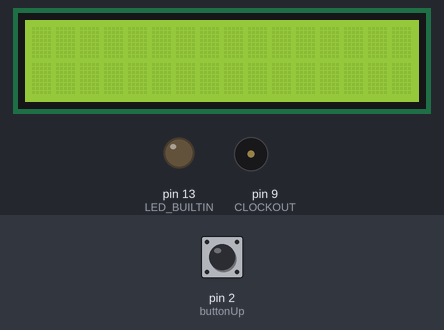
Bench run of a sketch on a simulated Arduino Uno, built with avr-gcc and run on an emulated ATmega328P. Parts: 16×2 character LCD, output pins drawn as LEDs (lit = HIGH), buzzer (waves = sounding). Inputs (shaded band) come from the test bench; at power-on: pin 2 (buttonUp) HIGH. Pins used as bus, display or sensor lines are not drawn; what the sketch prints to the serial monitor is not drawn.

Above: at 1.2 s.
1.3 s: pin 2 (buttonUp) pulled LOW for 0.15 s
At 1.42 s:
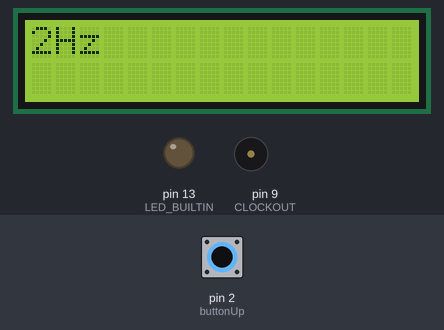
2.0 s: pin 2 (buttonUp) pulled LOW for 1 s
At 3.0 s:
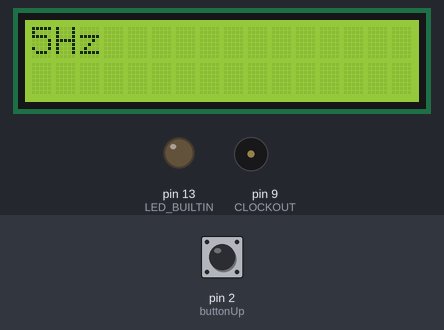
3.6 s: pin 2 (buttonUp) pulled LOW for 0.15 s
At 4.0 s:
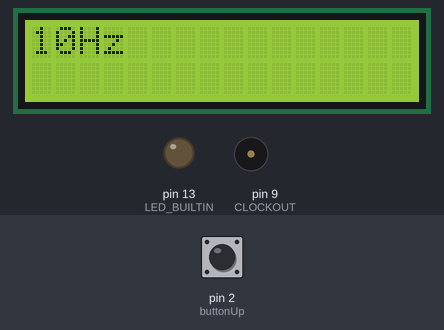
4.3 s: pin 2 (buttonUp) pulled LOW for 1 s
At 4.46 s:
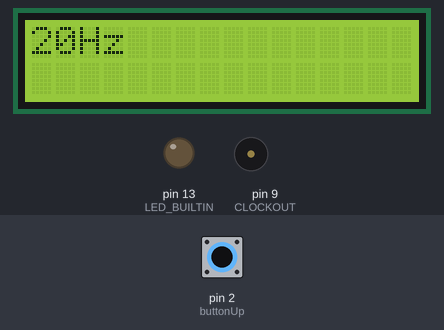
6.8 s: pin 2 (buttonUp) pulled LOW for 3.2 s
At 7.7 s:
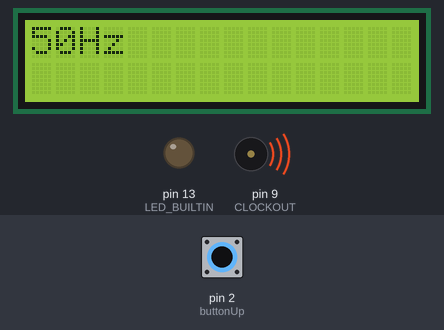
11.5 s: pin 2 (buttonUp) pulsed LOW 5 times (0.12 s each, 0.3 s apart)
At 13.5 s:
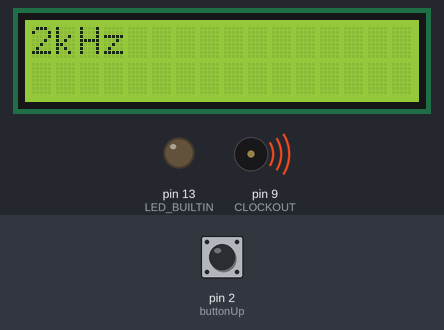
Timing chart, 0 to 15.0 s (numbered marks = the images above; inputs shaded):
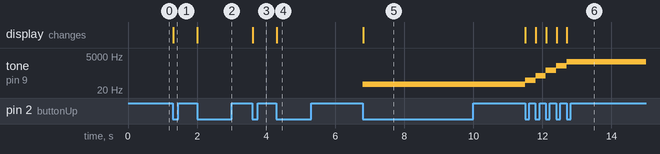

Measured:
- after the input at 1.3 s, the display: changes at once (image 1)
- after the input at 2.0 s, the display: changes at once (image 2)
- after the input at 3.6 s, the display: changes at once (image 3)
- after the input at 4.3 s, the display: changes at once (image 4)
- after the input at 6.8 s, tone on pin 9 (CLOCKOUT): silent → 50 Hz at once; the display: changes at once (image 5)
- after the input at 11.5 s, tone on pin 9 (CLOCKOUT): plays 100 Hz for 0.30 s, 200 Hz for 0.30 s, 500 Hz for 0.30 s, 1000 Hz for 0.30 s, 2000 Hz for 2.8 s, starting at once; the display: first changes at once (image 6 shows a later state)

The sketch:

Arduino_2560_Program.ino
```cpp
#include <LiquidCrystal_I2C.h>
#include <LiquidCrystal.h>

//Pin constants, to make it easier to read the program
const byte CLOCKOUT = 9; //All others

const byte buttonUp = 2;


//Global Variables
volatile boolean changeClock = false;

//Connect to LCD via I2C, default address 0x27 (A0-A2 not jumpered)
LiquidCrystal_I2C lcd(0x27,16,2); //Change to (0x27,16,2) for 16x2 LCD.

// the setup function runs once when you press reset or power the board
void setup() {
  //Set up debug monitoring
  Serial.begin(9600);

  //pinMode declerations
  pinMode(buttonUp, INPUT_PULLUP);
  // initialize digital pin LED_BUILTIN as an output.
  pinMode(LED_BUILTIN, OUTPUT);
  //Set up timer on CLOCKOUT (OC1A)
  pinMode (CLOCKOUT, OUTPUT);

  //Set up Timer 1

  TCCR1A = bit (COM1A0); // toggle OC1A on compare match
  //Prescaler registers are
  TCCR1B = (1 << CS12)| (1 << WGM12); //CTC (clear on compare is true), Prescaler initialised to x256
  //number of clocks to count for each toggle
  //0 results in toggling every clock, 1 every 2 clocks etc
  OCR1A = 0; //Output every clock

  //Initiate the LCD
  lcd.init();
  lcd.backlight();

  //Set up ISR for button inputs
  attachInterrupt (digitalPinToInterrupt(buttonUp), changeClockISR, FALLING);
}
//Check if a button was pressed, then hand off to loop()
void changeClockISR(){
  if(digitalRead(buttonUp) == LOW){
    changeClock = true;
  }
}

//Controls the clock generator
//clockButton determines increment or decrement clock
//1 is increment, anything else is decrement
void clockControl(int clockButton){
  static int desiredClock = 0;
  if(clockButton == 1){
    desiredClock++;
    if(desiredClock > 17){
      desiredClock = 0;
    }
  }else{
    desiredClock--;
    if(desiredClock < 0){
      desiredClock = 17;
    }
  }

  Serial.print("In the clock Control");
  lcd.clear();
  switch(desiredClock){
    //1Hz
    case 0:
      TCCR1B = (1 << CS12)| (1 << WGM12);
      OCR1A  = 31249;
      lcd.setCursor(0,0); //Set the cursor on the first column and first row.
      lcd.print("1Hz");
    break;
    //2Hz
    case 1:
      OCR1A  = 15624;
      lcd.setCursor(0,0);
      lcd.print("2Hz");
    break;
    //5Hz
    case 2:
      OCR1A  = 6249;
      lcd.setCursor(0,0);
      lcd.print("5Hz");
    break;
    //10Hz
    case 3:
      OCR1A  = 3124;
      lcd.setCursor(0,0);
      lcd.print("10Hz");
    break;
    //20Hz
    case 4:
      OCR1A  = 1561;
      lcd.setCursor(0,0);
      lcd.print("20Hz");
    break;
    //50Hz
    case 5:
      OCR1A  = 624;
      lcd.setCursor(0,0);
      lcd.print("50Hz");
    break;
    //100Hz
    case 6:
      TCCR1B = 0; //Clear prescale register, since we can move from here to a different scale
      TCCR1B = (1 << CS12)| (1 << WGM12);
      OCR1A  = 311;
      lcd.setCursor(0,0);
      lcd.print("100Hz");
    break;
    //200Hz, change prescaler to 1x (CS10 set)
    case 7:
      TCCR1B = 0; //Clear prescale register, since we can move here from a different scale
      TCCR1B = (1 << CS10)| (1 << WGM12);
      OCR1A  = 39999;
      lcd.setCursor(0,0);
      lcd.print("200Hz");
    break;
    //500Hz
    case 8:
      OCR1A  = 15999;
      lcd.setCursor(0,0);
      lcd.print("500Hz");
    break;
    //1kHz
    case 9:
      OCR1A  = 7999;
      lcd.setCursor(0,0);
      lcd.print("1kHz");
    break;
    //2kHz
    case 10:
      OCR1A  = 3999;
      lcd.setCursor(0,0);
      lcd.print("2kHz");
    break;
    //5kHz
    case 11:
      OCR1A  = 1599;
      lcd.setCursor(0,0);
      lcd.print("5kHz");
    break;
    //10kHz
    case 12:
      OCR1A  = 799;
      lcd.setCursor(0,0);
      lcd.print("10kHz");
    break;
    //20kHz
    case 13:
      OCR1A  = 399;
      lcd.setCursor(0,0);
      lcd.print("20kHz");
    break;
    //50kHz
    case 14:
      OCR1A  = 159;
      lcd.setCursor(0,0);
      lcd.print("50kHz");
    break;
    //100kHz
    case 15:
      OCR1A  = 79;
      lcd.setCursor(0,0);
      lcd.print("100kHz");
    break;
    //200kHz
    case 16:
      OCR1A  = 39;
      lcd.setCursor(0,0);
      lcd.print("200kHz");
    break;
    //500kHz
    case 17:
      TCCR1B = 0; //Clear prescale register, since we can move here from a different scale
      TCCR1B = (1 << CS10)| (1 << WGM12);
      OCR1A  = 15;
      lcd.setCursor(0,0);
      lcd.print("500kHz");
    break;

  }

  changeClock = false;

}

// the loop function runs over and over again forever
void loop() {


  //check if we need to change the clock
  if(changeClock){
    if(digitalRead(buttonUp)== LOW){
      clockControl(1);
    }
  }
}
```
